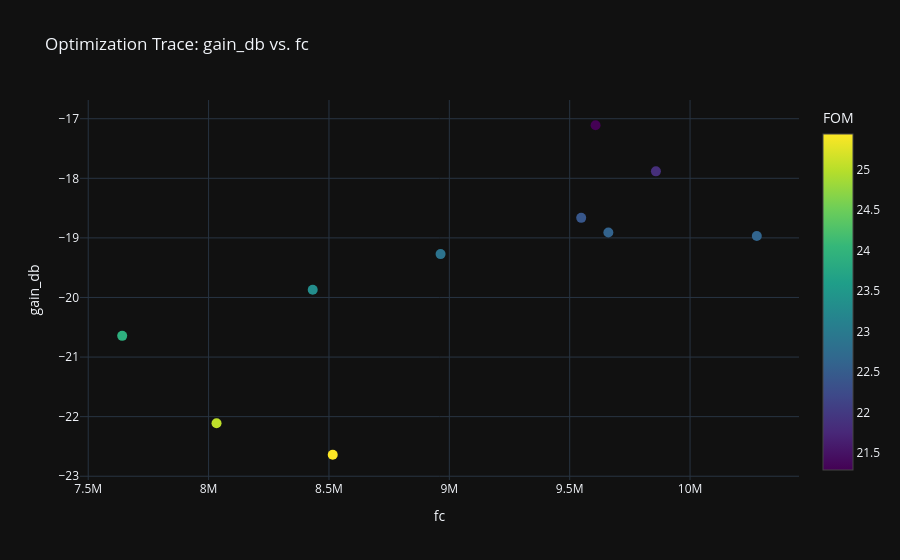

Here is the notebook cell this chart was saved with:
### Markdown cell above
### (3) Metric Trace

### Code cell
circuit_optimizer.plot_optimization_trace(metric_x='fc', metric_y='gain_db', show=True)

### Figure 1 — Plotly figure (JSON) as saved in the notebook; plotly's stock layout.template omitted (floating-point values rounded to 4 significant figures)
{"data": [{"marker": {"color": [25.44, 23.32, 23.91, 21.29, 22.63, 25.03, 22.59, 22.87, 21.84, 22.41], "colorbar": {"title": {"text": "FOM"}}, "colorscale": [[0, "#440154"], [0.1111, "#482878"], [0.2222, "#3e4989"], [0.3333, "#31688e"], [0.4444, "#26828e"], [0.5556, "#1f9e89"], [0.6667, "#35b779"], [0.7778, "#6ece58"], [0.8889, "#b5de2b"], [1, "#fde725"]], "showscale": true, "size": 10}, "mode": "markers", "name": "Optimization Trace", "type": "scatter", "x": [8516000.0, 8433000.0, 7641000.0, 9607000.0, 10280000.0, 8033000.0, 9661000.0, 8964000.0, 9858000.0, 9548000.0], "y": [-22.64, -19.87, -20.64, -17.11, -18.97, -22.11, -18.91, -19.27, -17.88, -18.66]}], "layout": {"showlegend": false, "title": {"text": "Optimization Trace: gain_db vs. fc"}, "xaxis": {"title": {"text": "fc"}}, "yaxis": {"title": {"text": "gain_db"}}}}
